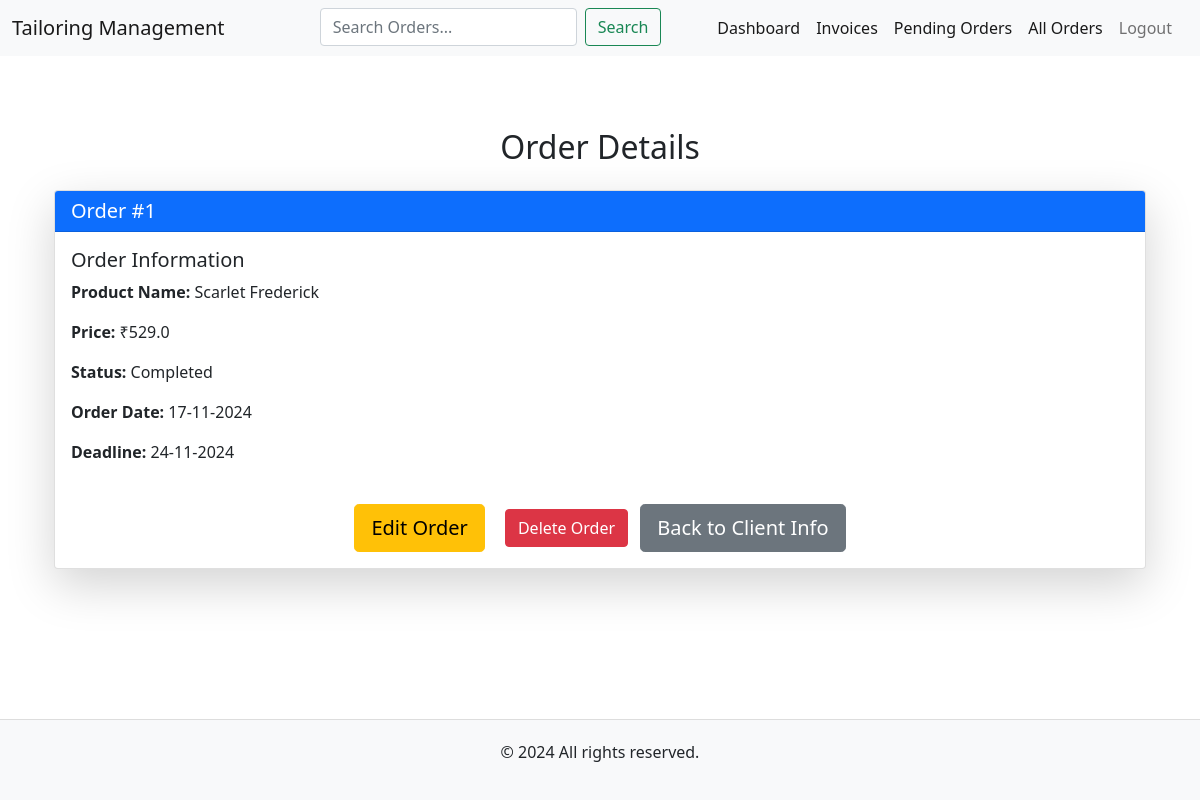
The app's page /order/1 (signed in) with its own data.
### model.py (models this page shows, shortened)
class Order(db.Model):
    __tablename__ = 'orders'
    id: Mapped[int] = mapped_column(Integer, primary_key=True)
    order_date: Mapped[datetime] = mapped_column(DateTime, nullable=False, default=datetime.utcnow)
    deadline: Mapped[datetime] = mapped_column(DateTime, nullable=False)
    product_name: Mapped[str] = mapped_column(String(50), nullable=False)
    price: Mapped[float] = mapped_column(Float, nullable=False)
    status: Mapped[str] = mapped_column(String(20), nullable=False, default="Pending")
    quantity: Mapped[int] = mapped_column(Integer, nullable=False, default=1)
    client_id: Mapped[int] = mapped_column(Integer, db.ForeignKey('clients.id'), nullable=False)
    client: Mapped[Client] = relationship("Client", back_populates="orders")
    admin_id: Mapped[int] = mapped_column(Integer, db.ForeignKey('admins.id'), nullable=False)
    admin: Mapped["Admin"] = relationship("Admin", back_populates="orders")

### main.py (the view)
@app.route('/order/<int:order_id>')
@login_required
def view_order(order_id):
    order = Order.query.get_or_404(order_id)
    return render_template('view_order.html', order=order)

### main.py (called while the page is built)
@login_manager.user_loader
def load_user(admin_id):
    return db.get_or_404(Admin, admin_id)

### templates/view_order.html (shortened to what this page needs)
{% extends "base.html" %}
{% block content %}
    <div class="container mt-5">
        <h2 class="text-center mb-4">Order Details</h2>
        <div class="card shadow-lg">
            <div class="card-header text-white bg-primary">
                <h5 class="mb-0">Order #{{ order.id }}</h5>
            </div>
            <div class="card-body">
                <div class="row">
                    <div class="col-md-6">
                        <h5 class="card-title">Order Information</h5>
                        <p><strong>Product Name:</strong> {{ order.product_name }}</p>
                        <p><strong>Price:</strong> ₹{{ order.price }}</p>
                        <p><strong>Status:</strong> {{ order.status }}</p>
                        <p><strong>Order Date:</strong> {{ order.order_date.strftime('%d-%m-%Y') }}</p>
                        <p><strong>Deadline:</strong> {{ order.deadline.strftime('%d-%m-%Y') }}</p>
                    </div>
                    <div class="col-md-6">
                    </div>
                </div>
                <div class="mt-4 text-center">
                    <a href="{{ url_for('edit_order', order_id=order.id) }}" class="btn btn-warning btn-lg mx-2">Edit Order</a>
                    <form action="{{ url_for('delete_order', order_id=order.id) }}" method="post" class="d-inline">
                        <button class="btn btn-danger ms-2">Delete Order</button>
                    </form>
                    <a href="{{ url_for('client_info', client_id=order.client.id) }}" class="btn btn-secondary btn-lg mx-2">Back to Client Info</a>
                </div>
            </div>
        </div>
    </div>
{% endblock %}

### static/css/styles.css (style rules this page uses)
html, body { height: 100%; margin: 0; display: flex; flex-direction: column; }

### records on screen
Order: id "1", product_name "Scarlet Frederick", price "529.0", status "Completed", order_date "17-11-2024", deadline "24-11-2024"
